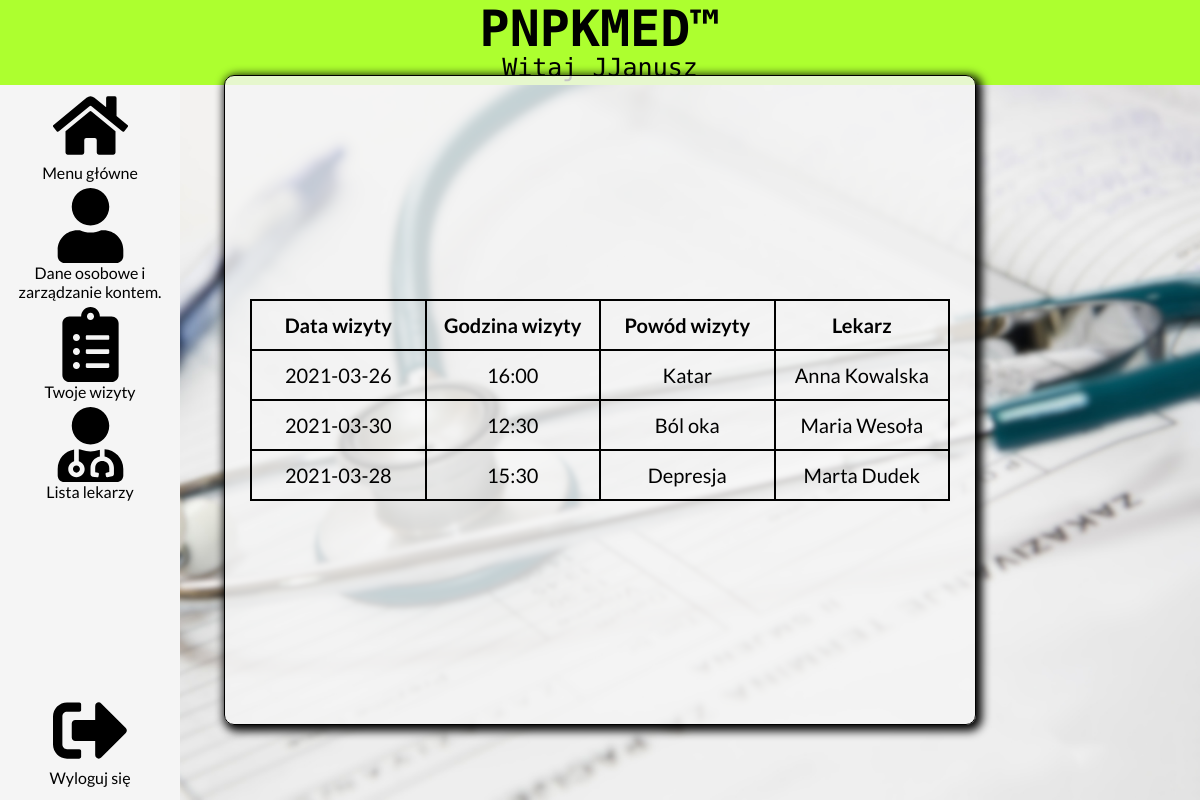
The app's page /php/apptinfo.php (signed in) with its own data.
### tables this page shows
CREATE TABLE `wizyta` (
  `id_wizyty` int(11) NOT NULL PRIMARY KEY,
  `id_klienta` int(11) NOT NULL,
  `id_lekarza` int(11) NOT NULL,
  `data_wizyty` date NOT NULL,
  `godzina_wizyty` time NOT NULL,
  `dolegliwosc` varchar(40) NOT NULL,
  `opis` varchar(125) NOT NULL
);

CREATE TABLE `lekarze` (
  `id_lekarza` int(11) NOT NULL,
  `id_specjalizacji` int(11) NOT NULL,
  `imie` varchar(32) NOT NULL,
  `nazwisko` varchar(48) NOT NULL,
  `email` varchar(40) NOT NULL UNIQUE,
  `nr_tel` bigint(9) NOT NULL UNIQUE,
  PRIMARY KEY (`id_lekarza`),
  FOREIGN KEY (`id_specjalizacji`) REFERENCES specjalizacje(id_specjalizacji)
);

### php/apptinfo.php (the view, shortened to what this page needs)
<?php
$conn = @mysqli_connect(DB_HOST, DB_USER, DB_PASSWORD, DB_SCHEMA);
$appointments = [];
$apptSQL = "SELECT id_klienta, dolegliwosc, data_wizyty, godzina_wizyty, lekarze.imie, lekarze.nazwisko FROM wizyta INNER JOIN lekarze ON wizyta.id_lekarza = lekarze.id_lekarza WHERE id_klienta = {$_SESSION['client']['id_klienta']}";
$apptQuery = mysqli_query($conn, $apptSQL);
while (($row = mysqli_fetch_array($apptQuery)) !== null) {
	$appointments[] = $row;
};
$style = "/css/menu.css";
include "_header.php";
?>
<body>
	<div id="logo">
		<h1>PNPKMED&trade;</h1>
		<p id="hellomsg">
			Witaj <?php echo $_SESSION['client']["login"] ?>
		</p>
	</div>
	<div id="container">
		<?php include "_navbar.php" ?>
		<div class="infopanel">
			<?php
			if (isset($_SESSION['noappointments'])) {
				echo $_SESSION['noappointments'];
				unset($_SESSION['noappointments']);
			} else {
				echo <<<HTML
				<table class='docinfotable'>
				<tr>
					<th>Data wizyty</th>
					<th>Godzina wizyty</th>
					<th>Powód wizyty</th>
					<th>Lekarz</th>
					</tr>
				HTML;
				foreach ($appointments as $appointment) {
					$time = substr("{$appointment['godzina_wizyty']}", 0, 5);
					echo <<<HTML
					<tr>
					<td>{$appointment['data_wizyty']}</td>
					<td>$time</td>
					<td>{$appointment['dolegliwosc']}</td>
					<td>{$appointment['imie']} {$appointment['nazwisko']}</td>
					</tr>
					HTML;
				}
				echo "</table>";
			}
			?>
		</div>
</body>
</html>

### php/_header.php (shortened to what this page needs)
<!DOCTYPE html>
<html lang="pl">
<head>
    <?php
    if (isset($style)) {
        echo "<link rel='stylesheet' href='$style' />";
    }
    ?>
</head>

### php/_navbar.php
<div class="sidebar">
	<a href="/php/menu.php">
		<div class="sidebarelement">
			<img id="usericon" src="/images/home-solid.svg" />
			<p>Menu główne</p>
		</div>
	</a>
	<a href="/php/userdata.php">
		<div class="sidebarelement">
			<img id="usericon" src="/images/user-solid.svg" />
			<p>Dane osobowe i zarządzanie kontem.</p>
		</div>
	</a>
	<a href="/php/apptinfo.php">
		<div class="sidebarelement">
			<img id="usericon" src="/images/clipboard-list-solid.svg" />
			<p>Twoje wizyty</p>
		</div>
	</a>
	<a href="/php/doctordata.php">
		<div class="sidebarelement">
			<img id="usericon" src="/images/user-md-solid.svg" />
			<p>Lista lekarzy</p>
		</div>
	</a>
	<a href="/php/_logout.php">
		<div id="logoutbtn" class="sidebarelement">
			<img src="/images/sign-out-alt-solid.svg" />
			<p>Wyloguj się</p>
		</div>
	</a>
</div>

### css/menu.css (style rules this page uses)
* { margin: 0; padding: 0; box-sizing: border-box; }
body { background-image: url(/images/tlo-menu.jpg); background-position: center; background-size: cover; background-repeat: no-repeat; font-family: "Lato", sans-serif; }
#logo { background-color: greenyellow; height: 85px; text-align: center; font-size: 25px; font-family: "PT Mono", monospace; }
#hellomsg { margin-top: -5px; }
.sidebar { height: calc(100vh - 85px); width: 180px; background-color: whitesmoke; display: flex; align-items: center; flex-direction: column; }
.sidebarelement { display: flex; justify-content: center; align-items: center; flex-direction: column; text-align: center; padding: 3px; }
img { width: 75px; height: 75px; }
#logoutbtn { padding: 3px; }
.sidebar > a:last-child { margin-top: auto; margin-bottom: 10px; }
#container { display: flex; }
.sidebar > a { text-decoration: none; color: black; width: 100%; transition: box-shadow 0.3s ease-out; }
.infopanel { background: rgba(245, 245, 245, 0.8); font-size: 20px; min-width: 400px; display: flex; justify-content: center; align-items: center; position: absolute; top: 50%; left: 50%; transform: translate(-50%, -50%); padding: 15px; border: 1px solid black; border-radius: 10px; box-shadow: 3px 3px 10px 3px black; flex-wrap: wrap; height: 650px; overflow-y: scroll; }
.docinfotable { border: 1px solid black; border-spacing: 0; margin: 10px; min-width: 700px; }
.docinfotable th, .docinfotable td { border: 1px solid black; padding: 5px; height: 50px; }
.docinfotable td { width: 25%; text-align: center; }

### records on screen
wizyta: data_wizyty "2021-03-26", godzina_wizyty "16:00", dolegliwosc "Katar", id_lekarza.imie "Anna", id_lekarza.nazwisko "Kowalska"
wizyta: data_wizyty "2021-03-30", godzina_wizyty "12:30", dolegliwosc "Ból oka", id_lekarza.imie "Maria", id_lekarza.nazwisko "Wesoła"
wizyta: data_wizyty "2021-03-28", godzina_wizyty "15:30", dolegliwosc "Depresja", id_lekarza.imie "Marta", id_lekarza.nazwisko "Dudek"

### other values on screen
$_SESSION['client']["login"] "JJanusz"
